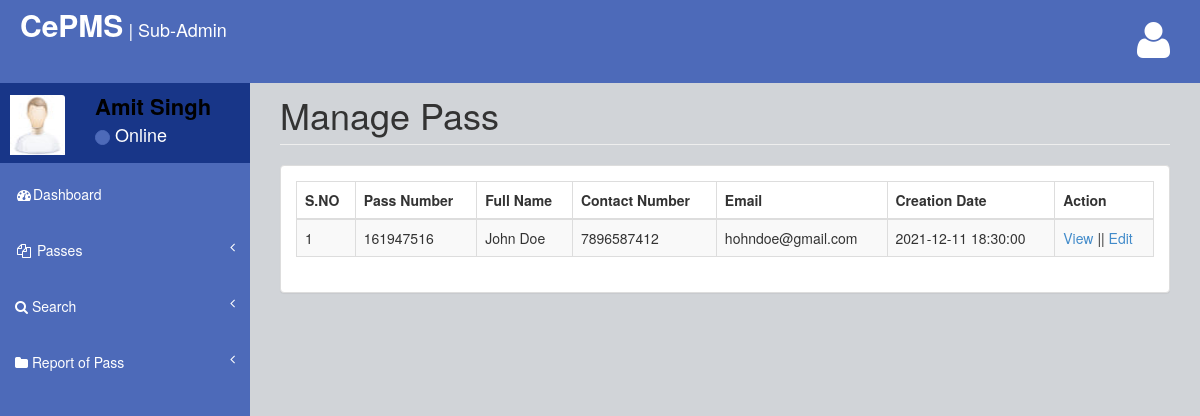
/admin/sub/manage-pass.php (signed in), run on the app's committed database.
### tables this page shows
CREATE TABLE `tblpass` (
  `ID` int(10) NOT NULL,
  `PassNumber` varchar(200) DEFAULT NULL,
  `FullName` varchar(200) DEFAULT NULL,
  `ContactNumber` bigint(10) DEFAULT NULL,
  `Email` varchar(200) DEFAULT NULL,
  `IdentityType` varchar(200) DEFAULT NULL,
  `IdentityCardno` varchar(200) DEFAULT NULL,
  `Category` varchar(200) DEFAULT NULL,
  `FromDate` varchar(200) DEFAULT NULL,
  `ToDate` varchar(200) DEFAULT NULL,
  `PasscreationDate` timestamp NULL DEFAULT current_timestamp(),
  `CreatedBy` varchar(120) DEFAULT NULL
);

### admin/sub/manage-pass.php (the view, shortened to what this page needs)
<?php
include('includes/dbconnection.php');
if (strlen($_SESSION['cpmssaid']==0)) {
  header('location:logout.php');
  } else{
  ?>
<!DOCTYPE html>
<html>
<head>
    <link href="../assets/plugins/bootstrap/bootstrap.css" rel="stylesheet" />
    <link href="../assets/font-awesome/css/font-awesome.css" rel="stylesheet" />
    <link href="../assets/plugins/pace/pace-theme-big-counter.css" rel="stylesheet" />
  <link href="../assets/css/style.css" rel="stylesheet" />
      <link href="../assets/css/main-style.css" rel="stylesheet" />
    <link href="assets/plugins/dataTables/dataTables.bootstrap.css" rel="stylesheet" />
</head>
<body>
    <div id="wrapper">
       <?php include_once('includes/header.php');?>
        <?php include_once('includes/sidebar.php');?>
        <div id="page-wrapper">
            <div class="row">
                <div class="col-lg-12">
                    <h1 class="page-header">Manage Pass</h1>
                </div>
            </div>
            <div class="row">
                <div class="col-lg-12">
                    <div class="panel panel-default">
                        <div class="panel-body">
                            <div class="table-responsive">
                                <table class="table table-striped table-bordered table-hover" id="dataTables-example">
                                    <thead>
                                        <tr>
                                            <th>S.NO</th>
                                           <th>Pass Number</th>
                                            <th>Full Name</th>
                                            <th>Contact Number</th>
                                            <th>Email</th>
                                            <th>Creation Date</th>
                                            <th>Action</th>
                                        </tr>
                                    </thead>
                                    <tbody>
                                        <?php
 $createdby=$_SESSION['login'];
$sql="SELECT * from tblpass where CreatedBy=:createdby";
$query = $dbh -> prepare($sql);
$query->bindParam(':createdby',$createdby,PDO::PARAM_STR);
$query->execute();
$results=$query->fetchAll(PDO::FETCH_OBJ);
$cnt=1;
if($query->rowCount() > 0)
{
foreach($results as $row)
{               ?>
                                       <tr>
                  <td><?php echo htmlentities($cnt);?></td>
                  <td><?php  echo htmlentities($row->PassNumber);?></td>
                  <td><?php  echo htmlentities($row->FullName);?></td>
                  <td><?php  echo htmlentities($row->ContactNumber);?></td>
                  <td><?php  echo htmlentities($row->Email);?></td>
                  <td><?php  echo htmlentities($row->PasscreationDate);?></td>
                  <td><a href="view-pass-detail.php?viewid=<?php echo htmlentities ($row->ID);?>">View</a>  ||  <a href="edit-pass-detail.php?editid=<?php echo htmlentities ($row->ID);?>">Edit</a></td>
                </tr>
               <?php $cnt=$cnt+1;}} ?>
                                    </tbody>
                                </table>
                            </div>
                        </div>
                    </div>
                </div>
            </div>
        </div>
    </div>
</body>
</html>
<?php }  ?>

### admin/sub/includes/sidebar.php (shortened to what this page needs)
<?php
include('includes/dbconnection.php');
?>
        <nav class="navbar-default navbar-static-side" role="navigation">
            <div class="sidebar-collapse">
                <ul class="nav" id="side-menu">
                    <li>
                        <div class="user-section">
                            <div class="user-section-inner">
                                <img src="../assets/img/user.jpg" alt="">
                            </div>
                            <div class="user-info">
                                <?php
$aid=$_SESSION['cpmssaid'];
$sql="SELECT AdminName from  tbladmin where ID=:aid";
$query = $dbh -> prepare($sql);
$query->bindParam(':aid',$aid,PDO::PARAM_STR);
$query->execute();
$results=$query->fetchAll(PDO::FETCH_OBJ);
$cnt=1;
if($query->rowCount() > 0)
{
foreach($results as $row)
{               ?>
                                <div><strong><?php  echo $row->AdminName;?></strong></div>
                                <div class="user-text-online">
                                    <span class="user-circle-online btn btn-success btn-circle "></span>&nbsp;Online
                                </div>
                            </div>
                            <?php $cnt=$cnt+1;}} ?>
                        </div>
                    </li>
                    <li class="selected">
                        <a href="dashboard.php"><i class="fa fa-dashboard fa-fw"></i>Dashboard</a>
                    </li>
                    <li>
                        <a href="#"><i class="fa fa-files-o fa-fw"></i> Passes<span class="fa arrow"></span></a>
                    </li>
                    <li>
                        <a href="search-pass.php"><i class="fa fa-search"></i>  Search<span class="fa arrow"></span></a>
                        </li>
                        <li>
                        <a href="pass-bwdates-report.php"><i class="fa fa-folder"></i>  Report of Pass<span class="fa arrow"></span></a>
                        </li>
                </ul>
            </div>
        </nav>

### admin/assets/css/style.css (style rules this page uses)
body { background-color: #f8f8f8; }
#wrapper { width: 100%; margin-top: 55px!important; background-color:#4d6ab9; }
#page-wrapper { padding: 0 15px; min-height: 568px; background-color:rgb(209, 212, 216); }
.navbar-static-side ul li { border-bottom:1px solid #4d6ab9 !important; }
.arrow { float: right; }
.fa.arrow:before { content: "\f104"; }
@media (min-width:768px) { .navbar-static-side { z-index: 1; position: absolute; width: 250px; } }
.btn-circle { width: 30px; height: 30px; padding: 6px 0; border-radius: 15px; text-align: center; font-size: 12px; line-height: 1.428571429; }

### admin/assets/css/main-style.css (style rules this page uses)
.user-section-inner { height: 65px; width: 65px; -moz-border-radius: 3px; -webkit-border-radius: 3px; border-radius: 3px; overflow: hidden; display: inline-block; float: left; margin-right: 15px; margin-top: 20px; }
.user-section-inner img { margin-left:10px; width:55px; height:60px; }
.user-info { display: block; color:#000!important; display: inline-block; padding: 15px; margin-bottom: 0px }
.user-text-online { font-size:18px; color:#fff }
.user-circle-online { width: 15px!important; height: 15px!important; }
.nav > li > a { padding: 20px 15px; }
#side-menu { background-color:#4d6ab9; }
#side-menu a { color:#fff; border-bottom: 1px solid #4d6ab9 !important; height: 55px; }
.selected { background-color:#4d6ab9; }
.navbar-default { border-color: #4d6ab9; }
@media (min-width:768px) { #page-wrapper { position: inherit; margin: 0 0 0 250px; padding: 0 30px; min-height: 1000px; } }

### data on the page
tblpass: PassNumber "161947516", FullName "John Doe", ContactNumber "7896587412", Email "hohndoe@gmail.com", PasscreationDate "2021-12-11 18:30:00"

### other printed values
$row->AdminName "Amit Singh"
